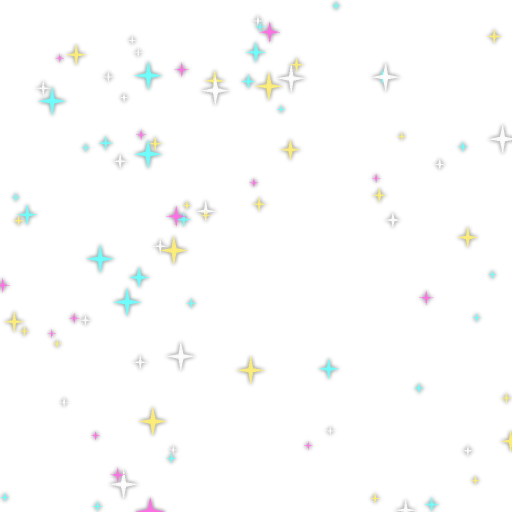
#> input picture mods/_example-livery-slot-037/stars.png, 1024 x 1024 px (shown at 1/2 size)
$ python -i d5art.py   (imports and definitions only)
#> lines starting #> are read from the running program, lines starting #| are printed output that depends on the picture
"""d5art - meme art generated ON TOP of the game's own textures at apply time
(so the repo never contains game assets). Used by d5mod texture mods.

  python d5art.py preview <file.gtx> <out.png>   render the UwU title without patching
"""
import math
import random
import sys

from PIL import Image, ImageDraw, ImageFont

FONTS = "C:/Windows/Fonts/"
CREDIT = "modded by macha :3"

# headlights on startScreen.gtx (3840x2160): (x, y, radius) - found with a grid overlay
EYES = [(2220, 712, 78), (2930, 490, 66), (640, 1380, 55), (1160, 1182, 48)]


def font(name, size):
    return ImageFont.truetype(FONTS + name, size)


def meme_text(d, xy, text, size, anchor="mm", fill="white"):
    """Classic Impact caption: white, thick black outline."""
    d.text(xy, text, font=font("impact.ttf", size), fill=fill, anchor=anchor,
           stroke_width=max(3, size // 14), stroke_fill="black")


def googly(img, x, y, r, rng):
    d = ImageDraw.Draw(img)
    R = int(r * 1.35)
    d.ellipse([x - R, y - R, x + R, y + R], fill="white", outline="black", width=max(4, R // 9))
    a = rng.uniform(0, 2 * math.pi)                       # every eye looks somewhere else
    px, py = x + math.cos(a) * R * 0.42, y + math.sin(a) * R * 0.42
    p = R * 0.52
    d.ellipse([px - p, py - p, px + p, py + p], fill="black")
    d.ellipse([px - p * 0.55, py - p * 0.7, px - p * 0.15, py - p * 0.3], fill="white")   # shine


def splash(img, xy, text, size, angle=18):
    """Minecraft-style yellow splash text, rotated."""
    f = font("comicbd.ttf", size)
    tmp = Image.new("RGBA", (int(size * len(text) * 0.75), int(size * 1.6)), (0, 0, 0, 0))
    ImageDraw.Draw(tmp).text((tmp.width // 2, tmp.height // 2), text, font=f, fill=(255, 255, 0),
                             anchor="mm", stroke_width=size // 12, stroke_fill=(60, 50, 0))
    tmp = tmp.rotate(angle, expand=True, resample=Image.BICUBIC)
    img.paste(tmp, (int(xy[0] - tmp.width / 2), int(xy[1] - tmp.height / 2)), tmp)


def sparkles(img, rng, n=40):
    d = ImageDraw.Draw(img)
    for _ in range(n):
        x, y, s = rng.uniform(0, img.width), rng.uniform(0, img.height * 0.35), rng.uniform(12, 40)
        c = rng.choice([(255, 255, 255), (255, 120, 255), (120, 255, 255), (255, 255, 120)])
        d.polygon([(x, y - s), (x + s * 0.25, y - s * 0.25), (x + s, y), (x + s * 0.25, y + s * 0.25),
                   (x, y + s), (x - s * 0.25, y + s * 0.25), (x - s, y), (x - s * 0.25, y - s * 0.25)], fill=c)


def uwu_title(img: Image.Image, eyes=True) -> Image.Image:
    """The title screen, UwU EDITION. Scales with the texture size (designed on 3840x2160)."""
    base = img.convert("RGB").resize((3840, 2160)) if img.size != (3840, 2160) else img.convert("RGB")
    rng = random.Random(2020)
    if eyes:
        for x, y, r in EYES:
            googly(base, x, y, r, rng)
    sparkles(base, rng)
    d = ImageDraw.Draw(base)
    meme_text(d, (2700, 170), "UwU EDITION", 250)
    meme_text(d, (1920, 1990), "PRESS START TO YEET", 190)
    splash(base, (1560, 860), "now with 200% more uwu!", 92)
    d.text((60, 2110), CREDIT, font=font("comicbd.ttf", 54), fill=(255, 255, 255), anchor="ls",
           stroke_width=4, stroke_fill="black")
    return base.resize(img.size) if img.size != (3840, 2160) else base


def main(argv):
    if len(argv) == 4 and argv[1] == "preview":
        import d5tex
        im = d5tex.decode(open(argv[2], "rb").read())
        uwu_title(im, eyes="startScreen.gtx" in argv[2]).resize((1920, 1080)).save(argv[3])
        print(argv[3])
        return 0
    print(__doc__)
    return 2


# [2 lines not run here, left out]

>>> from PIL import Image
>>> picture = Image.open('../mods/_example-livery-slot-037/stars.png')
#> picture is the input picture: PIL image 1024x1024 RGBA; mean R, G, B, A 5.3, 5.9, 5.4, 6.1
>>> result = uwu_title(picture)
#> in uwu_title, `base = img.convert("RGB").resize((3840, 2160)) if img.size != (3840, 2..`:
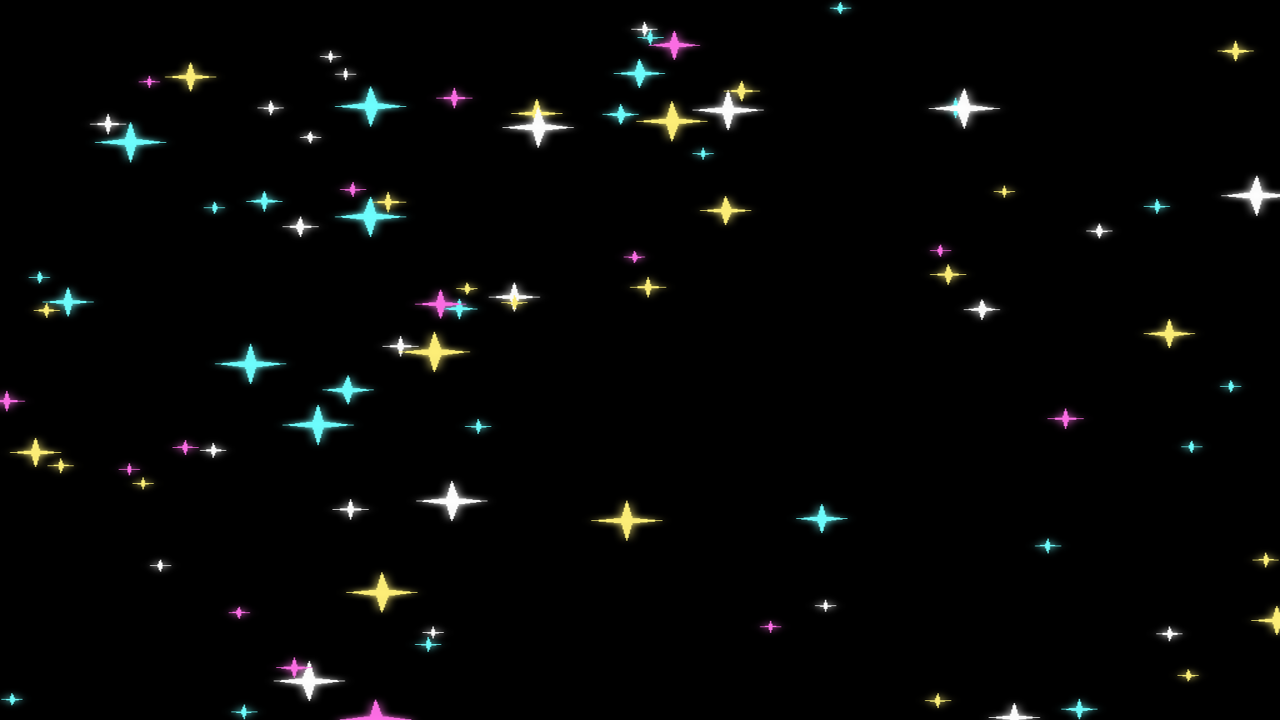
#> base: PIL image 3840x2160 RGB (shown at 1/3 size); mean R, G, B 5.3, 5.9, 5.4
#> in splash, `tmp = Image.new("RGBA", (int(size * len(text) * 0.75), int(size * 1.6)..`: tmp: PIL image 1587x147 RGBA; every value is 0
#> in splash, `ImageDraw.Draw(tmp).text((tmp.width // 2, tmp.height // 2), text, font..`:
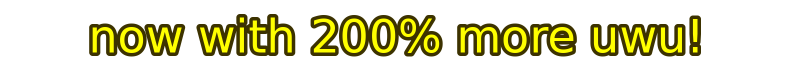
#> tmp: PIL image 1587x147 RGBA (shown at 1/2 size); mean R, G, B, A 34, 32.2, 0, 66.9; transparent parts drawn white
#> in splash, `tmp = tmp.rotate(angle, expand=True, resample=Image.BICUBIC)`:
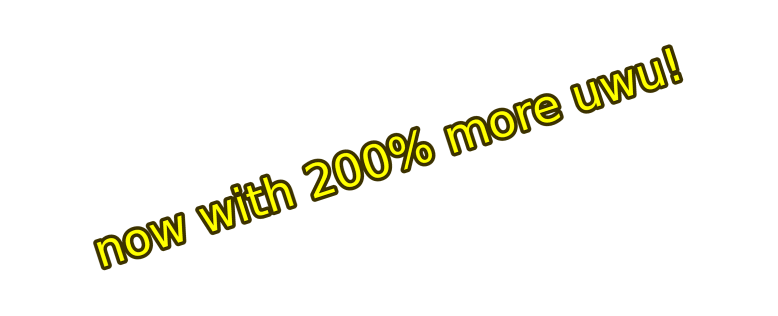
#> tmp: PIL image 1555x631 RGBA (shown at 1/2 size); mean R, G, B, A 8.1, 7.6, 0, 15.9; transparent parts drawn white
#> in splash, `img.paste(tmp, (int(xy[0] - tmp.width / 2), int(xy[1] - tmp.height / 2..`:
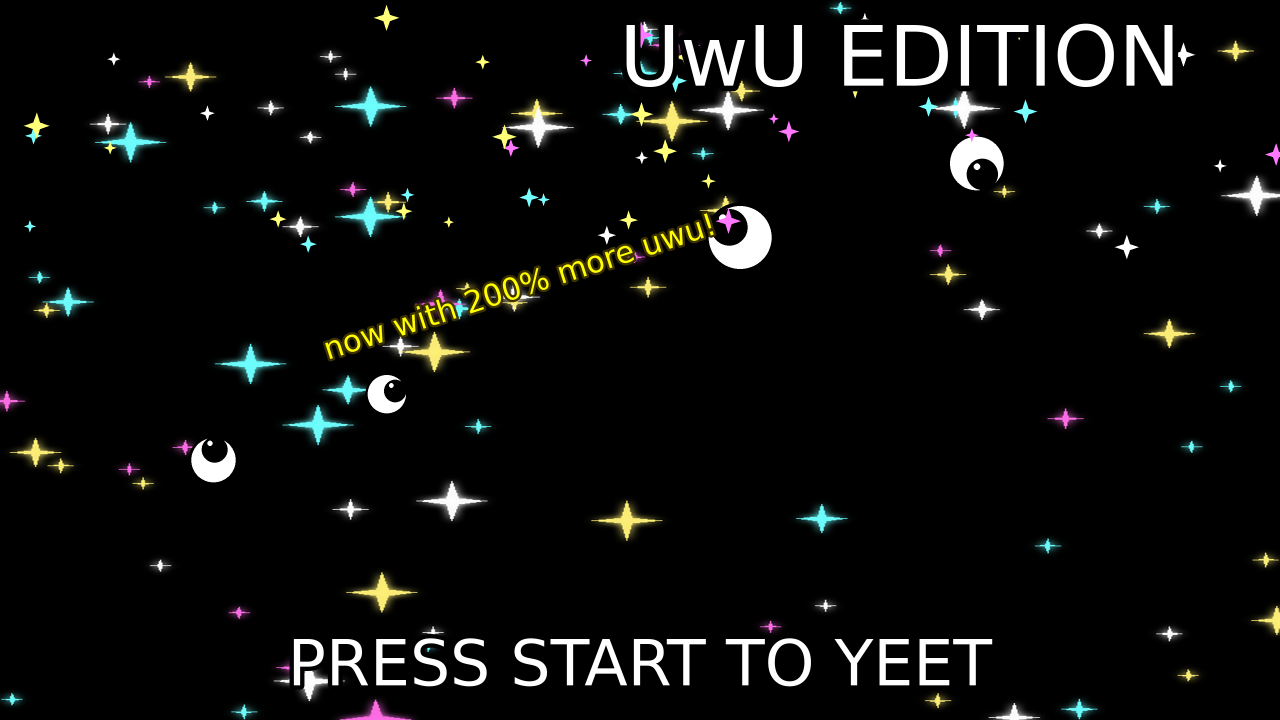
#> img: PIL image 3840x2160 RGB (shown at 1/3 size); mean R, G, B 13.5, 14.1, 12.5
#> in uwu_title, `return base.resize(img.size) if img.size != (3840, 2160) else base`:
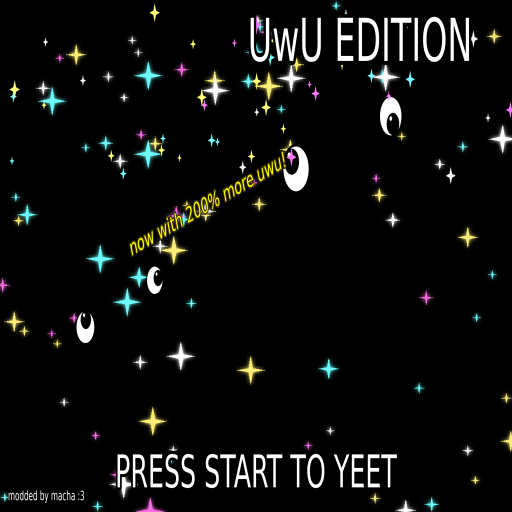
#> returned value: PIL image 1024x1024 RGB (shown at 1/2 size); mean R, G, B 13.7, 14.3, 12.7
